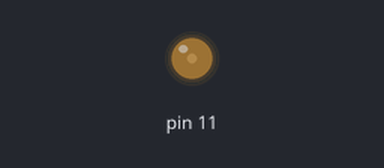
Recording of a sketch running on a simulated Arduino Uno, built with avr-gcc and run on an emulated ATmega328P. Shown: output pins drawn as LEDs (lit = HIGH). At 0.8 s the program stops and its outputs stay as they are.

Above: at 0.15 s.
At 0.8 s:
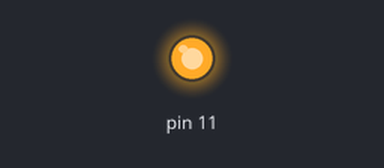
Timing chart, 0 to 2.3 s (numbered marks = the images above):
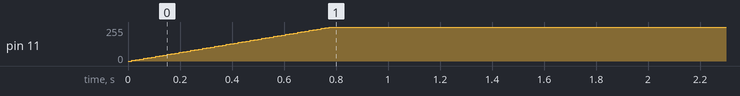

Measured:
- by itself, pin 11: moves from 0/255 to 255/255 over 0.76 s

The sketch:

acender_led_v8.ino
```cpp
/*
 * Aumenta e diminui o brilho do LED de forma gradativa.
 *
 */

// Controla o brilho do LED
int i;

// Preparação do Arduino, este código irá rodar uma única vez
void setup() {
	//Porta 11 em modo de saída(escrita).
	pinMode(11, OUTPUT);
}

void loop() {
	// Percorre de 1 até 255 com passo 5
    for (i = 0; i <= 255; i += 5) {
       // Escreve i na porta 11
       analogWrite(11, i);
       // Mostra i no monitor serial
       Serial.println(i);
	   // Aguarda 1000 milésimos de segundo
	   delay(15);
    }
	// Percorre de 255 até 0 com passo -5
    for (i = 255; i>= 0; i -= 0) {
       // Escreve i na porta 11
       analogWrite(11, i);
       // Mostra i no monitor serial
       Serial.println(i);
	   // Aguarda 1000 milésimos de segundo
	   delay(15);
    }
}
```
